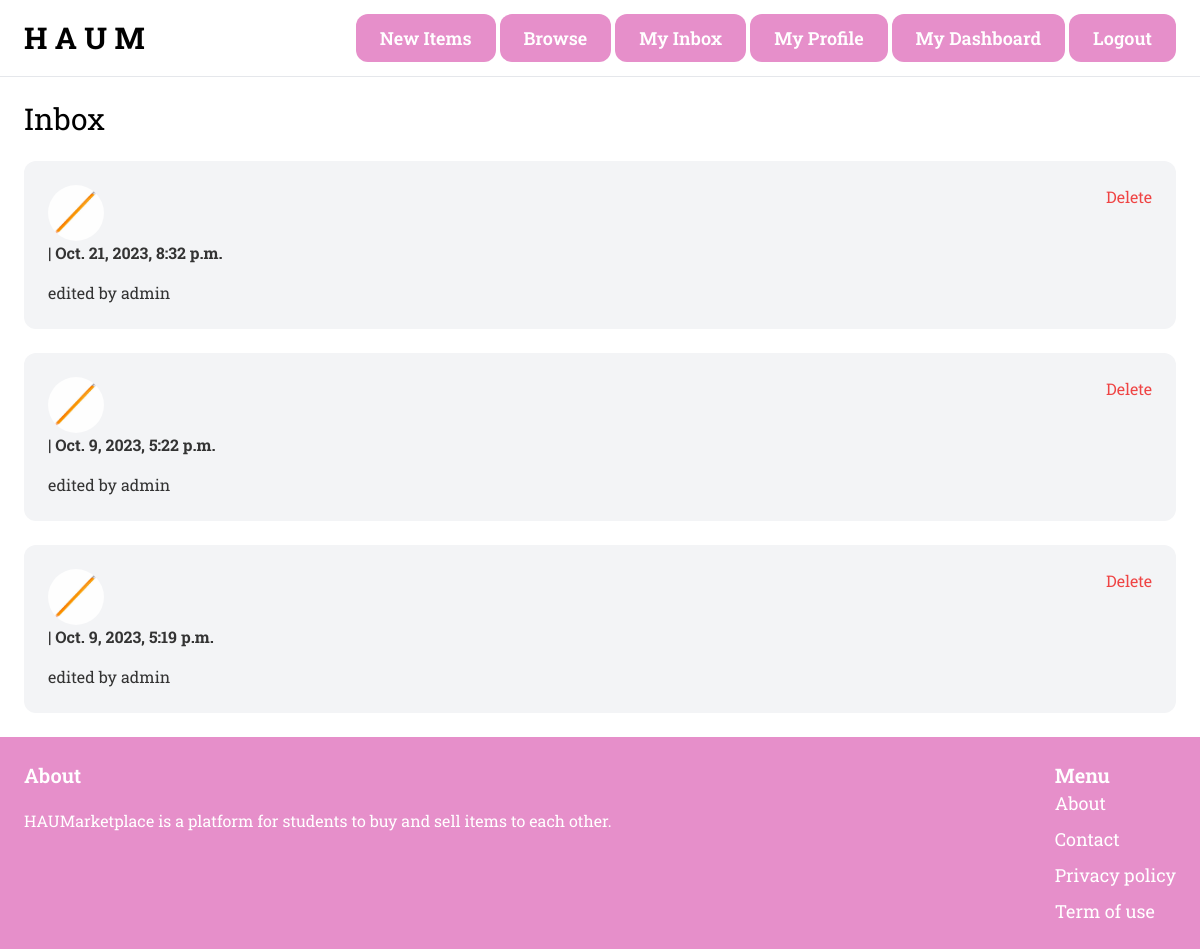
/inbox/ (signed in), run on the app's committed database.
### conversation/models.py (models this page shows)
class Conversation(models.Model):
    item = models.ForeignKey(Item, related_name='conversations', on_delete=models.CASCADE)
    members = models.ManyToManyField(User, related_name='conversations')
    created_at = models.DateTimeField(auto_now_add=True)
    modified_at = models.DateTimeField(auto_now=True)
    class Meta:
        ordering = ['-modified_at']

### item/models.py (models this page shows, shortened)
class Item(models.Model):
    category = models.ForeignKey(Category, related_name='items', on_delete=models.CASCADE)
    name = models.CharField(max_length=255)
    description = models.TextField(blank=True, null=True)
    price = models.FloatField(blank=True, null=True)
    is_sold = models.BooleanField(default=False)
    created_at = models.DateTimeField(auto_now_add=True)
    created_by = models.ForeignKey(User, related_name='items', on_delete=models.CASCADE)
    image = models.ImageField(upload_to='item_images', blank=True, null=True)
    class Meta:
        ordering = ['name']

### conversation/views.py (the view)
# urls.py: path('inbox/', include('conversation.urls')),
@login_required
def inbox(request):
    conversations = Conversation.objects.filter(members=request.user)
    return render(request, 'conversation/inbox.html', {
        'conversations': conversations,
    })

### templates/conversation/inbox.html (shortened to what this page needs)
{% extends 'core/base.html' %}
{% block content %}
    <h1 class="mb-6 text-3xl">Inbox</h1>
    <div class="space-y-6">
        {% for conversation in conversations %}
            <div class="p-6 flex bg-gray-100 rounded-xl">
                <a href="{% url 'conversation:detail_conversation' conversation.id %}" style="flex-grow: 1; text-decoration: none; color: #333;">
                    <div class="pr-6">
                        <img src="{{ conversation.item.image.url }}" alt="" class="rounded-full w-14 h-14">
                    </div>
                    <div>
                        {% if conversation.sender == request.user %}
                            <p class="mb-4 font-bold"><strong>You</strong> | {{ conversation.modified_at }}</p>
                        {% else %}
                            <p class="mb-4 font-bold"><strong>{{ conversation.sender.username }}</strong> | {{ conversation.modified_at }}</p>
                        {% endif %}
                        <p>{{ conversation.item.name }}</p>
                    </div>
                </a>
                <div style="flex-shrink: 0;">
                    <form method="post" action="{% url 'conversation:delete_conversation' conversation.id %}">
                        <button type="submit" class="text-red-500">Delete</button>
                    </form>
                </div>
            </div>
        {% endfor %}
    </div>
{% endblock content %}

### data on the page
Conversation: item.image (picture), modified_at "Oct. 21, 2023, 8:32 p.m.", item.name "edited by admin"
Conversation: item.image (picture), modified_at "Oct. 9, 2023, 5:22 p.m.", item.name "edited by admin"
Conversation: item.image (picture), modified_at "Oct. 9, 2023, 5:19 p.m.", item.name "edited by admin"
